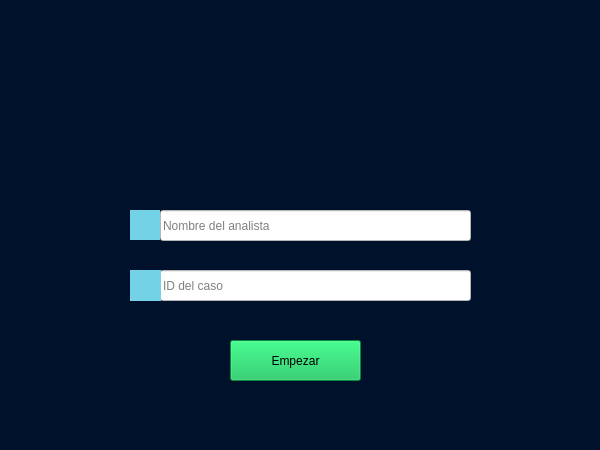
<?xml version="1.0" encoding="UTF-8"?>
<ui version="4.0">
 <class>MainWindow</class>
 <widget class="QMainWindow" name="MainWindow">
  <property name="geometry">
   <rect>
    <x>0</x>
    <y>0</y>
    <width>600</width>
    <height>450</height>
   </rect>
  </property>
  <property name="maximumSize">
   <size>
    <width>600</width>
    <height>450</height>
   </size>
  </property>
  <property name="windowTitle">
   <string>AFA</string>
  </property>
  <property name="styleSheet">
   <string notr="true">background-color: rgb(0, 17, 44);</string>
  </property>
  <widget class="QWidget" name="centralwidget">
   <widget class="QLabel" name="lbl_icono">
    <property name="geometry">
     <rect>
      <x>230</x>
      <y>10</y>
      <width>131</width>
      <height>161</height>
     </rect>
    </property>
    <property name="text">
     <string/>
    </property>
    <property name="pixmap">
     <pixmap>iconos/Icono.PNG</pixmap>
    </property>
   </widget>
   <widget class="QPushButton" name="bt_empezar">
    <property name="geometry">
     <rect>
      <x>230</x>
      <y>340</y>
      <width>131</width>
      <height>41</height>
     </rect>
    </property>
    <property name="styleSheet">
     <string notr="true">background-color: rgb(10, 191, 83);</string>
    </property>
    <property name="text">
     <string>Empezar</string>
    </property>
   </widget>
   <widget class="QLineEdit" name="tb_nombre">
    <property name="geometry">
     <rect>
      <x>160</x>
      <y>210</y>
      <width>311</width>
      <height>31</height>
     </rect>
    </property>
    <property name="styleSheet">
     <string notr="true">background-color: rgb(255, 255, 255);</string>
    </property>
    <property name="text">
     <string/>
    </property>
    <property name="placeholderText">
     <string>Nombre del analista</string>
    </property>
   </widget>
   <widget class="QLineEdit" name="tb_idCaso">
    <property name="geometry">
     <rect>
      <x>160</x>
      <y>270</y>
      <width>311</width>
      <height>31</height>
     </rect>
    </property>
    <property name="styleSheet">
     <string notr="true">background-color: rgb(255, 255, 255);</string>
    </property>
    <property name="text">
     <string/>
    </property>
    <property name="placeholderText">
     <string>ID del caso</string>
    </property>
   </widget>
   <widget class="QLabel" name="label">
    <property name="geometry">
     <rect>
      <x>130</x>
      <y>210</y>
      <width>30</width>
      <height>30</height>
     </rect>
    </property>
    <property name="styleSheet">
     <string notr="true">background-color: rgb(116, 210, 231);</string>
    </property>
    <property name="text">
     <string/>
    </property>
    <property name="pixmap">
     <pixmap>iconos/nombre_icono_opt.png</pixmap>
    </property>
   </widget>
   <widget class="QLabel" name="label_2">
    <property name="geometry">
     <rect>
      <x>130</x>
      <y>270</y>
      <width>31</width>
      <height>31</height>
     </rect>
    </property>
    <property name="styleSheet">
     <string notr="true">background-color: rgb(116, 210, 231)</string>
    </property>
    <property name="text">
     <string/>
    </property>
    <property name="pixmap">
     <pixmap>iconos/id_icono_opt.png</pixmap>
    </property>
   </widget>
   <zorder>tb_nombre</zorder>
   <zorder>tb_idCaso</zorder>
   <zorder>lbl_icono</zorder>
   <zorder>bt_empezar</zorder>
   <zorder>label</zorder>
   <zorder>label_2</zorder>
  </widget>
  <widget class="QMenuBar" name="menubar">
   <property name="geometry">
    <rect>
     <x>0</x>
     <y>0</y>
     <width>600</width>
     <height>20</height>
    </rect>
   </property>
  </widget>
 </widget>
 <resources/>
 <connections/>
</ui>
